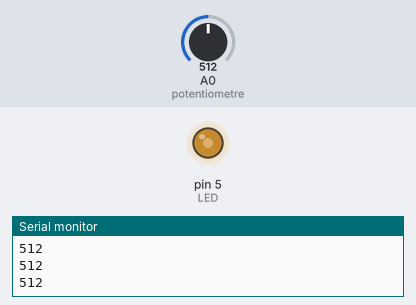
A sketch run on a simulated Arduino Uno, built with avr-gcc and run on an emulated ATmega328P. Parts: output pins drawn as LEDs (lit = HIGH), the last lines printed to the serial monitor. Inputs (shaded band) come from the test bench; at power-on: A0 (potentiometre) = 512.

Above: at 1.2 s.
1.3 s: A0 (potentiometre) set to 716
At 2.4 s:
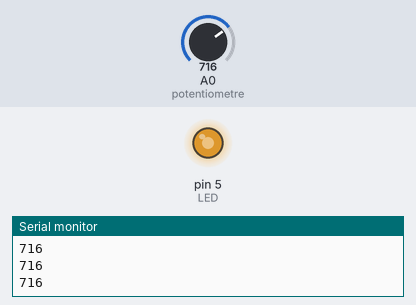
2.8 s: A0 (potentiometre) set to 900
At 3.7 s:
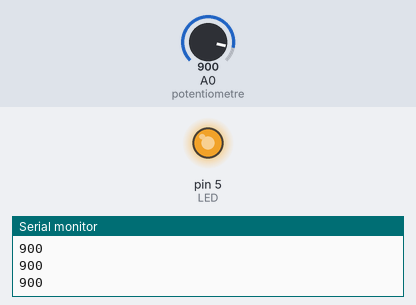
4.3 s: A0 (potentiometre) set to 122
At 5.1 s:
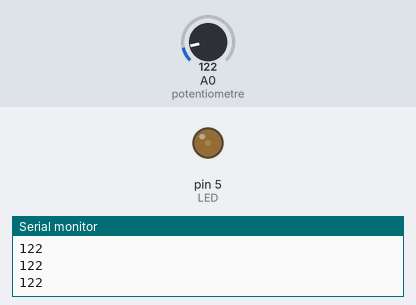
5.8 s: A0 (potentiometre) set to 0
At 6.4 s:
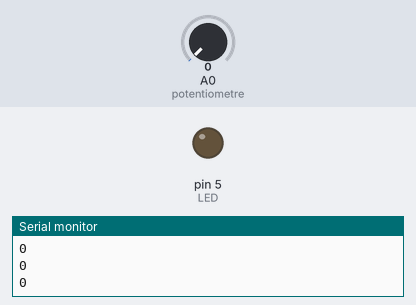
7.3 s: A0 (potentiometre) set to 511
At 7.7 s:
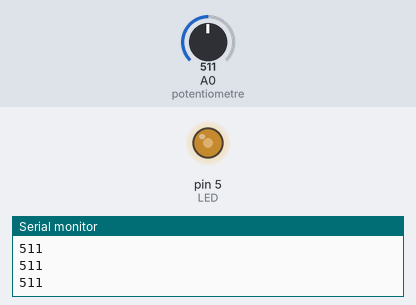
Timing chart, 0 to 9.8 s (numbered marks = the images above; inputs shaded):
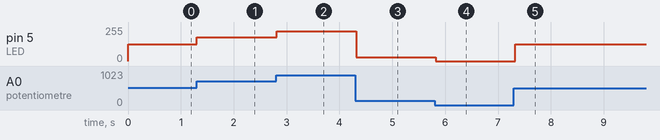

The sketch:

Moteur.ino
```cpp
const int potentiometre = A0;
const int LED = 5;
int valeur;
int Val_led;

void setup() {
  Serial.begin(9600);
}

void loop() {
  valeur = analogRead(potentiometre);
  Serial.println(valeur);
  Val_led = map(valeur, 0, 1023, 0, 255);
  analogWrite(LED,Val_led);
  delay(100);
}
```

Measured:
- after the input at 1.3 s, pin 5 (LED): 127/255 → 178/255 at once
- after the input at 2.8 s, pin 5 (LED): 178/255 → 224/255 at once
- after the input at 4.3 s, pin 5 (LED): 224/255 → 30/255 at once
- after the input at 5.8 s, pin 5 (LED): 30/255 → 0/255 at once
- after the input at 7.3 s, pin 5 (LED): 0/255 → 127/255 at once
